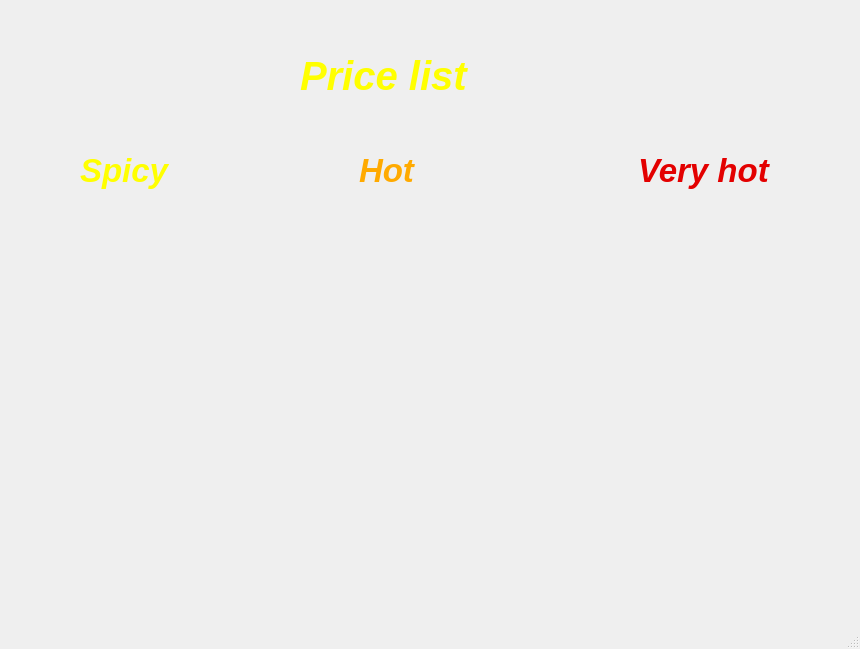
<?xml version="1.0" encoding="UTF-8"?>
<ui version="4.0">
 <class>MainWindow</class>
 <widget class="QMainWindow" name="MainWindow">
  <property name="geometry">
   <rect>
    <x>0</x>
    <y>0</y>
    <width>860</width>
    <height>649</height>
   </rect>
  </property>
  <property name="windowTitle">
   <string>MainWindow</string>
  </property>
  <widget class="QWidget" name="centralwidget">
   <widget class="QLabel" name="label">
    <property name="geometry">
     <rect>
      <x>0</x>
      <y>-10</y>
      <width>921</width>
      <height>631</height>
     </rect>
    </property>
    <property name="text">
     <string/>
    </property>
    <property name="pixmap">
     <pixmap>Pictures/Чёрное окно.png</pixmap>
    </property>
   </widget>
   <widget class="QLabel" name="label_2">
    <property name="geometry">
     <rect>
      <x>300</x>
      <y>40</y>
      <width>221</width>
      <height>71</height>
     </rect>
    </property>
    <property name="font">
     <font>
      <pointsize>30</pointsize>
      <weight>75</weight>
      <italic>true</italic>
      <bold>true</bold>
     </font>
    </property>
    <property name="styleSheet">
     <string notr="true">color: rgb(255, 255, 0);</string>
    </property>
    <property name="text">
     <string>Price list</string>
    </property>
   </widget>
   <widget class="QWidget" name="horizontalLayoutWidget">
    <property name="geometry">
     <rect>
      <x>80</x>
      <y>120</y>
      <width>831</width>
      <height>101</height>
     </rect>
    </property>
    <layout class="QHBoxLayout" name="horizontalLayout">
     <item>
      <widget class="QLabel" name="label_3">
       <property name="font">
        <font>
         <pointsize>25</pointsize>
         <weight>75</weight>
         <italic>true</italic>
         <bold>true</bold>
        </font>
       </property>
       <property name="styleSheet">
        <string notr="true">color: rgb(255, 255, 0);</string>
       </property>
       <property name="text">
        <string>Spicy</string>
       </property>
      </widget>
     </item>
     <item>
      <widget class="QLabel" name="label_4">
       <property name="font">
        <font>
         <pointsize>25</pointsize>
         <weight>75</weight>
         <italic>true</italic>
         <bold>true</bold>
        </font>
       </property>
       <property name="styleSheet">
        <string notr="true">color: rgb(255, 170, 0);</string>
       </property>
       <property name="text">
        <string>Hot</string>
       </property>
      </widget>
     </item>
     <item>
      <widget class="QLabel" name="label_5">
       <property name="font">
        <font>
         <pointsize>25</pointsize>
         <weight>75</weight>
         <italic>true</italic>
         <bold>true</bold>
        </font>
       </property>
       <property name="styleSheet">
        <string notr="true">color: rgb(227, 0, 0);</string>
       </property>
       <property name="text">
        <string>Very hot</string>
       </property>
      </widget>
     </item>
    </layout>
   </widget>
  </widget>
  <widget class="QMenuBar" name="menubar">
   <property name="geometry">
    <rect>
     <x>0</x>
     <y>0</y>
     <width>860</width>
     <height>21</height>
    </rect>
   </property>
  </widget>
  <widget class="QStatusBar" name="statusbar"/>
 </widget>
 <resources/>
 <connections/>
</ui>
